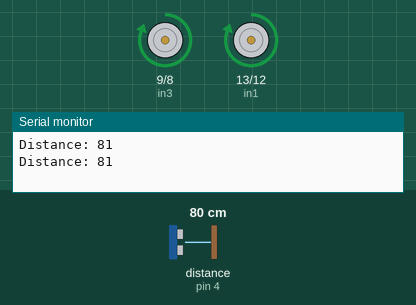
A sketch run on a simulated Arduino Uno, built with avr-gcc and run on an emulated ATmega328P. On the bench: motor-driver pin pairs drawn as motors (green arrow = first pin HIGH = forward, orange = second pin HIGH = backward, longer = more drive), the last lines printed to the serial monitor. Inputs (shaded band) come from the test bench; at power-on: distance to the obstacle (sensor on pin 4) 80 cm. The echo pulse lasts 58.3 µs per cm.

Above: at 2.8 s.
2.9 s: distance to the obstacle (sensor on pin 4) set to 35 cm
5.6 s: distance to the obstacle (sensor on pin 4) set to 30 cm
At 7.4 s:
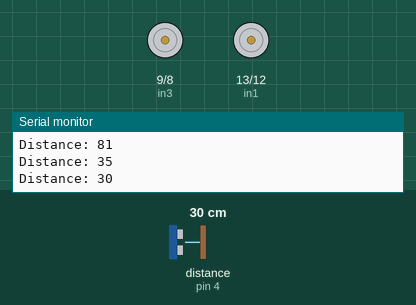
At 8.16 s:
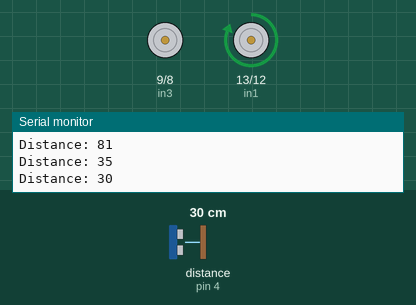
14.3 s: distance to the obstacle (sensor on pin 4) set to 2 cm
Timing chart, 0 to 21.3 s (numbered marks = the images above; inputs shaded):
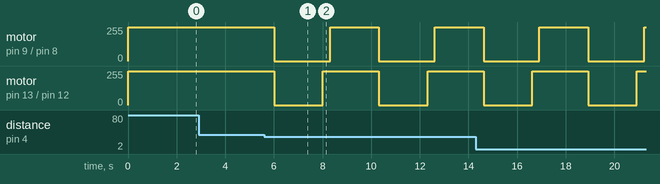

Measured:
- the behaviour switches between 34 and 33 cm on distance to the obstacle (sensor on pin 4) (found by bisection; images 0 and 1)
- after the input at 5.6 s, motor on pin 9 (in3) / pin 8 (in4): alternates forward 255/255 for 2.0 s and stopped for 2.3 s, starting after 0.42 s; motor on pin 13 (in1) / pin 12 (in2): alternates forward 255/255 for 2.3 s and stopped for 2.0 s, starting after 0.42 s

The sketch:

Car_chasis.ino
```cpp
#include <NewPing.h>

#define TRIGGER_PIN 5
#define ECHO_PIN 4
#define MAX_DISTANCE 300

NewPing ultrasonic_sensor(TRIGGER_PIN, ECHO_PIN, MAX_DISTANCE);

int Distance;

// Motor 1
int in1 = 13;
int in2 = 12;


// Motor 2
int in3 = 9;
int in4 = 8;


void setup() {
    // Motor 1

    pinMode(in1, OUTPUT);
    pinMode(in2, OUTPUT);

    // Motor 2
    pinMode(in3, OUTPUT);
    pinMode(in4, OUTPUT);


    Serial.begin(9600);

    // Motor off
    stop_motor();
}

void loop() {
    Distance = ultrasonic_sensor.ping_cm();
    Serial.print("Distance: ");
    Serial.println(Distance);

    if ((Distance < 34) && (Distance > 1)) {
        stop_motor();
        delay(2000);
        left(); // Turn left
        delay(300);
        forward(); // Move forward
        delay(2000);

    }
     else {
        forward();
        delay(2000);


    }
}

void forward() {
    digitalWrite(in1, HIGH);
    digitalWrite(in2, LOW);
    digitalWrite(in3, HIGH);
    digitalWrite(in4, LOW);

    // Set speed (0-255)


}

void left() {
    digitalWrite(in1, HIGH);
    digitalWrite(in2, LOW);
    digitalWrite(in3, LOW);
    digitalWrite(in4, LOW);

    // Set speed (0-255)

}

void stop_motor() {
    digitalWrite(in1, LOW);
    digitalWrite(in2, LOW);
    digitalWrite(in3, LOW);
    digitalWrite(in4, LOW);

    // Stop the motors

}

void right(){
    digitalWrite(in1, LOW);
    digitalWrite(in2, LOW);
    digitalWrite(in3, HIGH);
    digitalWrite(in4, LOW);


}
```
